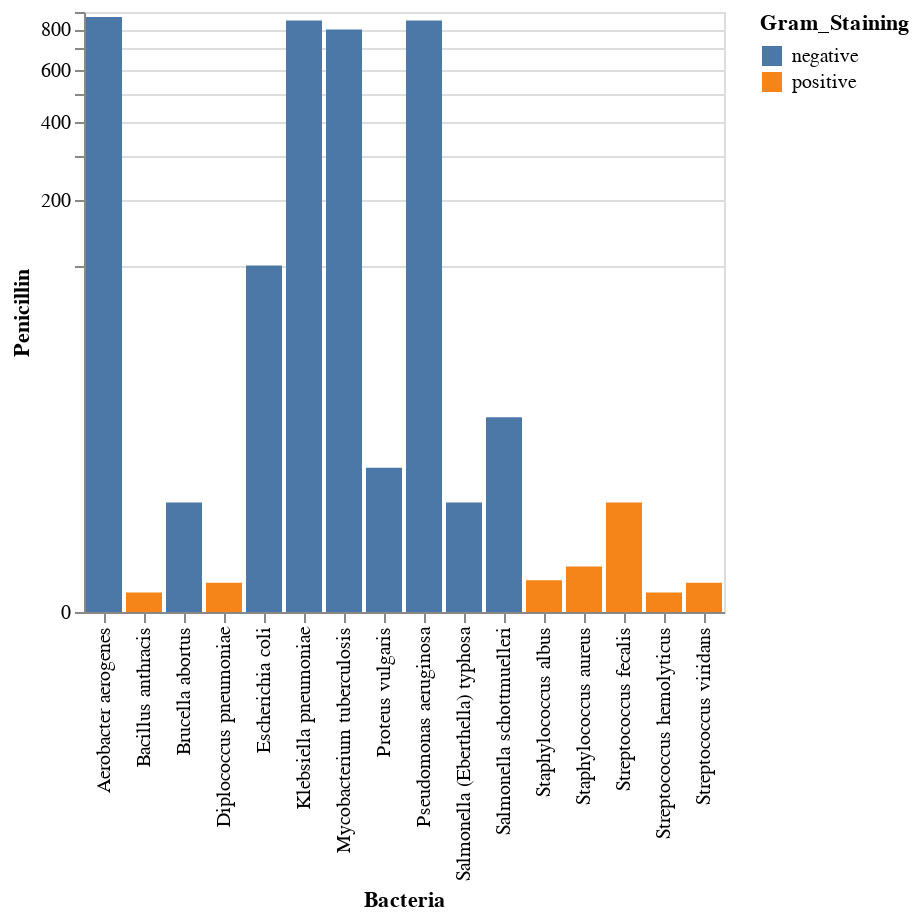

The notebook cell this image was saved under:
### Markdown cell above
## burtin.json

This dataset was gathered by Will Burtin and is used to explore the effectiveness of various antibiotics in treating a variety of bacterial infections.

### Code cell
source = vega_datasets.burtin()

alt.Chart(source).mark_bar().encode(
    x = "Bacteria",
    y = alt.Y("Penicillin", scale=alt.Scale(type='pow', exponent=0.25)),
    color=alt.Color("Gram_Staining"),
    tooltip=[alt.Tooltip("Penicillin"), alt.Tooltip("Gram_Staining")]
)

### Figure 1 — Vega-Lite specification as saved in the notebook (floating-point values rounded to 4 significant figures)
{"config": {"view": {"continuousWidth": 400, "continuousHeight": 300}}, "data": {"name": "data-8833440f737304311e72aeeffd7b9881"}, "mark": "bar", "encoding": {"color": {"field": "Gram_Staining", "type": "nominal"}, "tooltip": [{"field": "Penicillin", "type": "quantitative"}, {"field": "Gram_Staining", "type": "nominal"}], "x": {"field": "Bacteria", "type": "nominal"}, "y": {"field": "Penicillin", "scale": {"exponent": 0.25, "type": "pow"}, "type": "quantitative"}}, "$schema": "https://vega.github.io/schema/vega-lite/v4.17.0.json", "datasets": {"data-8833440f737304311e72aeeffd7b9881": [{"Bacteria": "Aerobacter aerogenes", "Penicillin": 870.0, "Streptomycin": 1.0, "Neomycin": 1.6, "Gram_Staining": "negative", "Genus": "other"}, {"Bacteria": "Bacillus anthracis", "Penicillin": 0.001, "Streptomycin": 0.01, "Neomycin": 0.007, "Gram_Staining": "positive", "Genus": "other"}, {"Bacteria": "Brucella abortus", "Penicillin": 1.0, "Streptomycin": 2.0, "Neomycin": 0.02, "Gram_Staining": "negative", "Genus": "other"}, {"Bacteria": "Diplococcus pneumoniae", "Penicillin": 0.005, "Streptomycin": 11.0, "Neomycin": 10.0, "Gram_Staining": "positive", "Genus": "other"}, {"Bacteria": "Escherichia coli", "Penicillin": 100.0, "Streptomycin": 0.4, "Neomycin": 0.1, "Gram_Staining": "negative", "Genus": "other"}, {"Bacteria": "Klebsiella pneumoniae", "Penicillin": 850.0, "Streptomycin": 1.2, "Neomycin": 1.0, "Gram_Staining": "negative", "Genus": "other"}, {"Bacteria": "Mycobacterium tuberculosis", "Penicillin": 800.0, "Streptomycin": 5.0, "Neomycin": 2.0, "Gram_Staining": "negative", "Genus": "other"}, {"Bacteria": "Proteus vulgaris", "Penicillin": 3.0, "Streptomycin": 0.1, "Neomycin": 0.1, "Gram_Staining": "negative", "Genus": "other"}, {"Bacteria": "Pseudomonas aeruginosa", "Penicillin": 850.0, "Streptomycin": 2.0, "Neomycin": 0.4, "Gram_Staining": "negative", "Genus": "other"}, {"Bacteria": "Salmonella (Eberthella) typhosa", "Penicillin": 1.0, "Streptomycin": 0.4, "Neomycin": 0.008, "Gram_Staining": "negative", "Genus": "Salmonella"}, {"Bacteria": "Salmonella schottmuelleri", "Penicillin": 10.0, "Streptomycin": 0.8, "Neomycin": 0.09, "Gram_Staining": "negative", "Genus": "Salmonella"}, {"Bacteria": "Staphylococcus albus", "Penicillin": 0.007, "Streptomycin": 0.1, "Neomycin": 0.001, "Gram_Staining": "positive", "Genus": "Staphylococcus"}, {"Bacteria": "Staphylococcus aureus", "Penicillin": 0.03, "Streptomycin": 0.03, "Neomycin": 0.001, "Gram_Staining": "positive", "Genus": "Staphylococcus"}, {"Bacteria": "Streptococcus fecalis", "Penicillin": 1.0, "Streptomycin": 1.0, "Neomycin": 0.1, "Gram_Staining": "positive", "Genus": "Streptococcus"}, {"Bacteria": "Streptococcus hemolyticus", "Penicillin": 0.001, "Streptomycin": 14.0, "Neomycin": 10.0, "Gram_Staining": "positive", "Genus": "Streptococcus"}, {"Bacteria": "Streptococcus viridans", "Penicillin": 0.005, "Streptomycin": 10.0, "Neomycin": 40.0, "Gram_Staining": "positive", "Genus": "Streptococcus"}]}}
